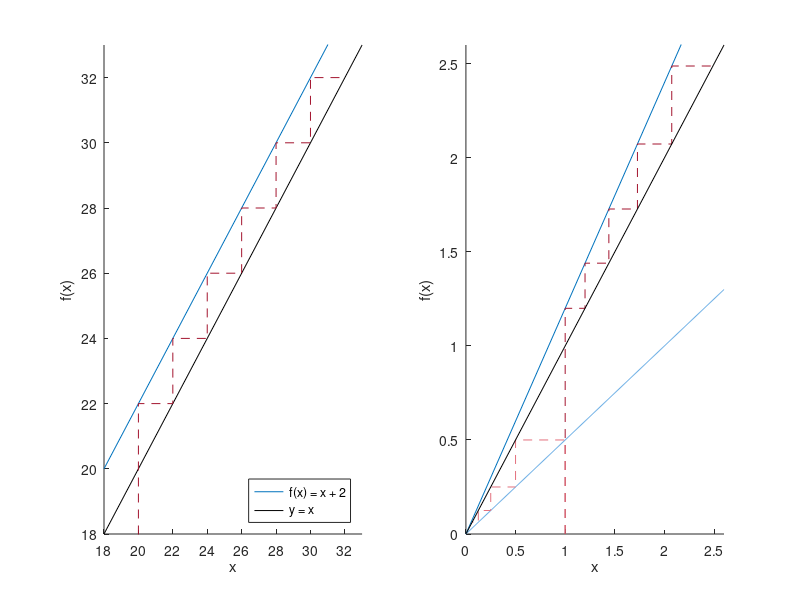

Write MATLAB code to recreate this figure.
% Abb. 1.12: Aktualisierungsfunktionen und Treppendiagramme (Buch, Abschnitt 1.2)
% links: arithmetische Folge f(x) = x + 2 mit x_0 = 20;  rechts: geometrische Folge f(x) = a x mit a = 1.2 und 0.5, x_0 = 1
% (c) 2026 Philipp Kügler · Programm zum Buch „Dynamische Systeme in den Lebenswissenschaften“ · MIT-Lizenz (siehe LICENSE)
blau = [0 0.447 0.741]; hellblau = [0.45 0.70 0.90];
rot = [0.64 0.08 0.18]; hellrot = [0.89 0.44 0.49];

subplot(1, 2, 1); hold on
plot([18 33], [20 35], 'Color', blau);
plot([18 33], [18 33], 'k-');
x = zeros(1, 7); x(1) = 20;
for k = 1:6
    x(k + 1) = x(k) + 2;
end
px = x(1); py = 0;
for k = 1:6
    px = [px x(k) x(k + 1)]; py = [py x(k + 1) x(k + 1)];
end
plot(px, py, '--', 'Color', rot);
fprintf('arithmetisch: '); fprintf('%g  ', x); fprintf('\n');
hold off; axis([18 33 18 33]); xlabel('x'); ylabel('f(x)'); legend('f(x) = x + 2', 'y = x', 'Location', 'southeast');

subplot(1, 2, 2); hold on
as = [1.2 0.5]; schritte = [5 4]; farbeF = [blau; hellblau]; farbeT = [rot; hellrot];
for i = 1:2
    a = as(i); N = schritte(i);
    plot([0 2.6], [0 a * 2.6], 'Color', farbeF(i, :));
    x = zeros(1, N + 1); x(1) = 1;
    for k = 1:N
        x(k + 1) = a * x(k);
    end
    px = x(1); py = 0;
    for k = 1:N
        px = [px x(k) x(k + 1)]; py = [py x(k + 1) x(k + 1)];
    end
    plot(px, py, '--', 'Color', farbeT(i, :));
    fprintf('geometrisch a = %g: ', a); fprintf('%.4f ', x); fprintf('\n');
end
plot([0 2.6], [0 2.6], 'k-');
hold off; axis([0 2.6 0 2.6]); xlabel('x'); ylabel('f(x)');
